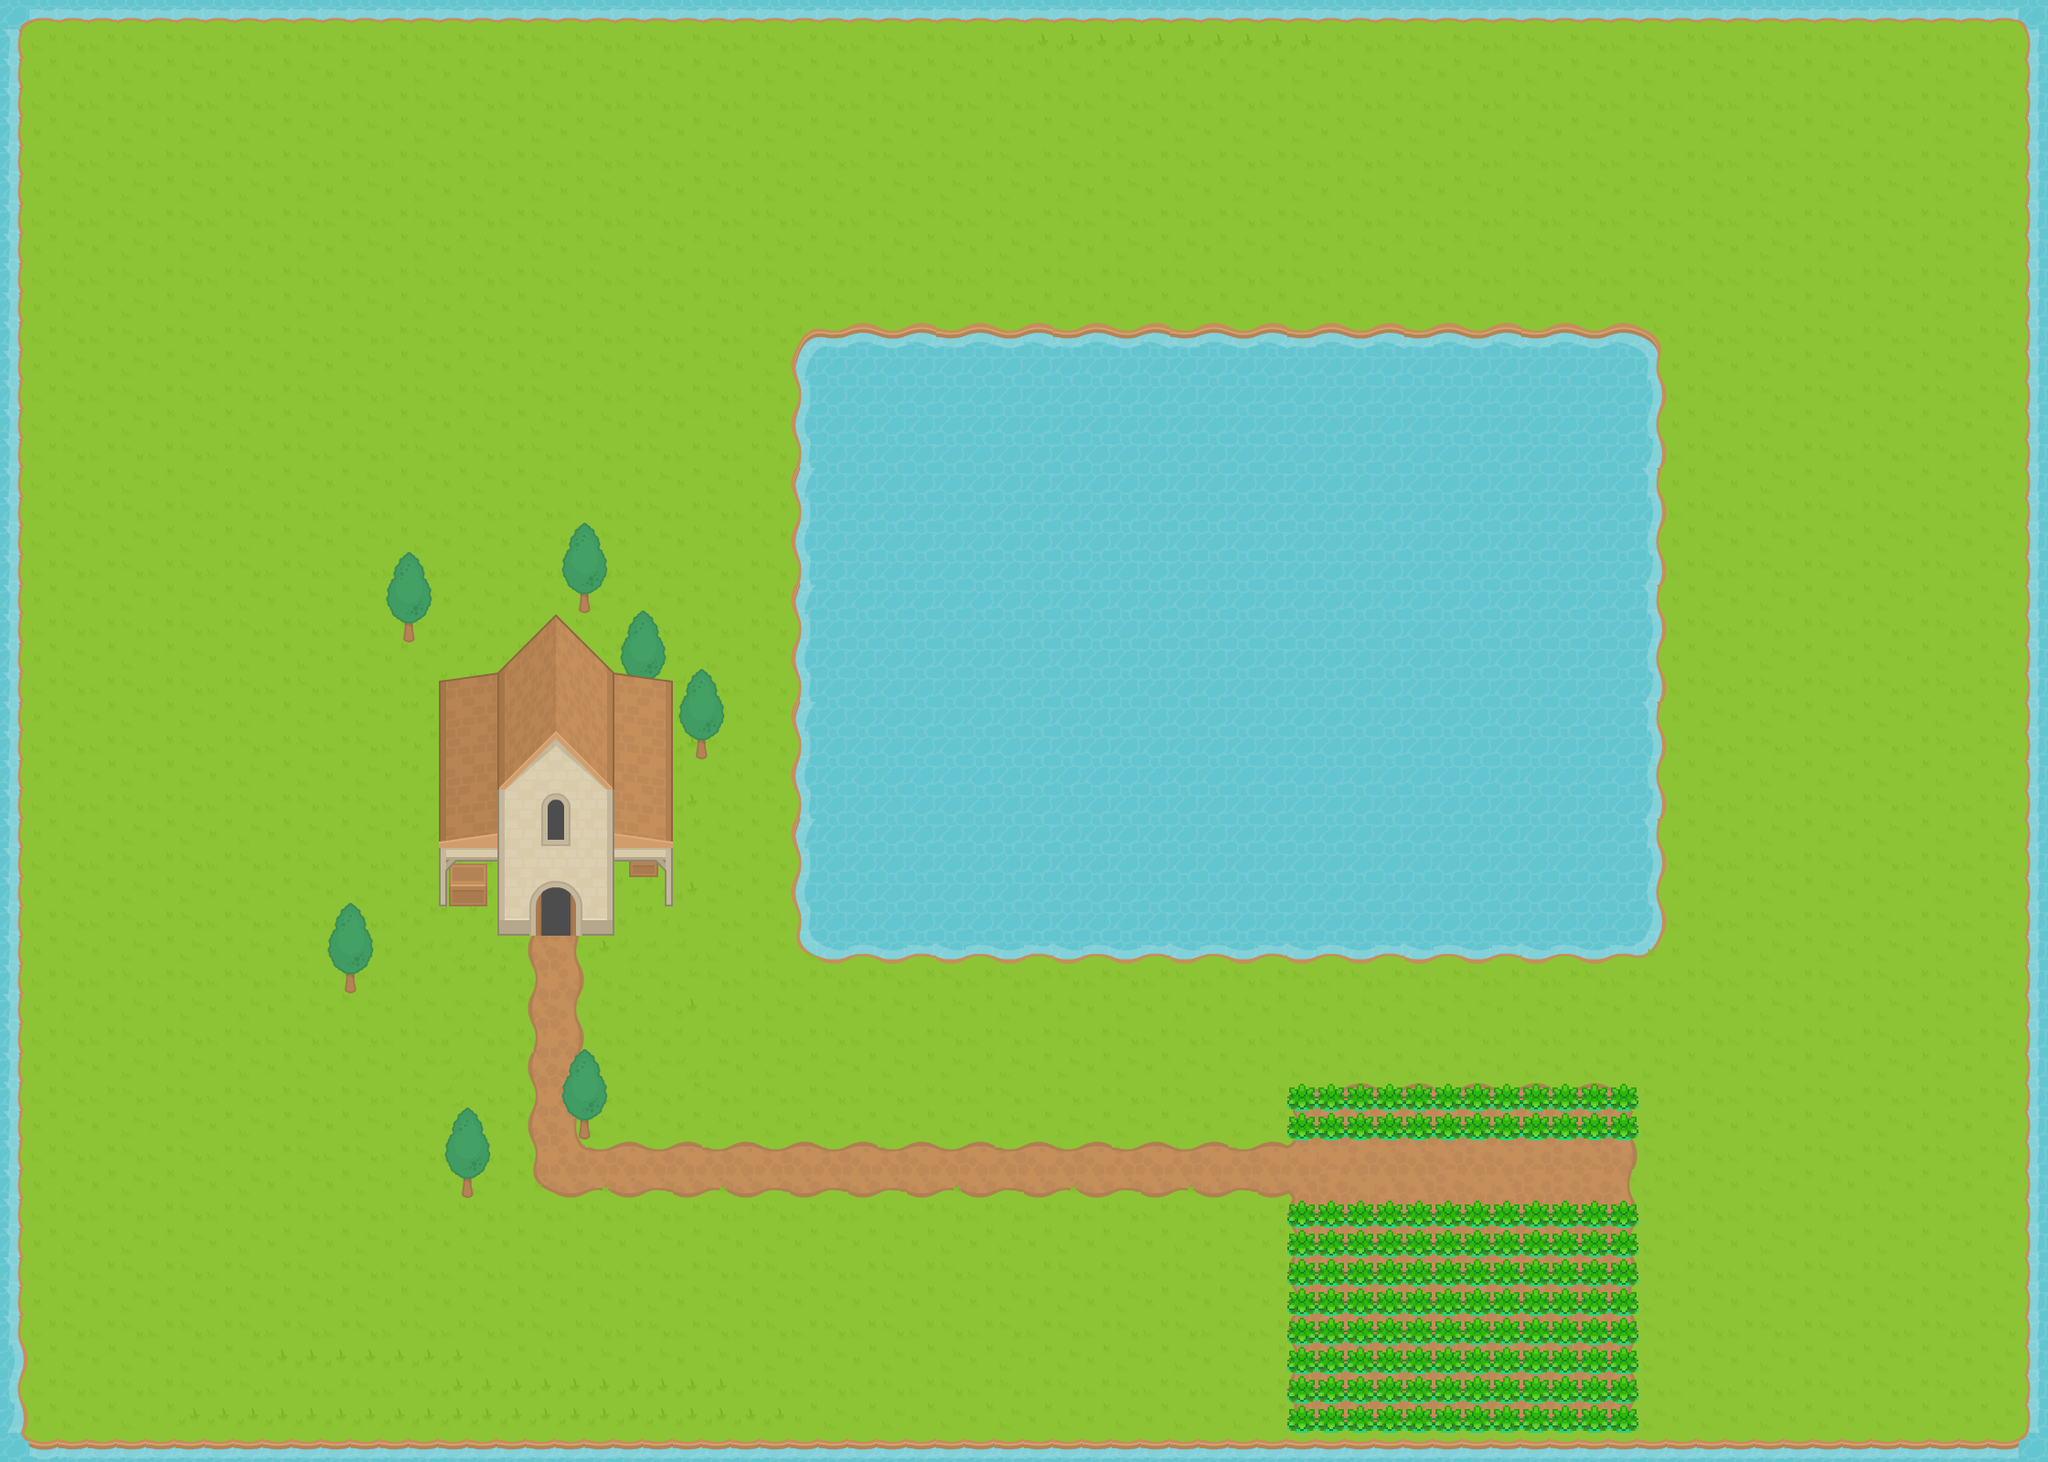

A 2D game scene composited from a Tiled map and its tileset images. What follows is a short description and the map's XML, with each tile layer's data collapsed to a summary:
An orthogonal 70x50 tile map with 32x32 px tiles, 3 tile layers (Ground, Objects, Roof), 2 tilesets and 14 objects (11x wall, roof, sprite, grass).

<map version="1.2" tiledversion="1.3.3" orientation="orthogonal" renderorder="right-down" compressionlevel="0" width="70" height="50" tilewidth="32" tileheight="32" infinite="0" nextlayerid="5" nextobjectid="34">
 <tileset firstgid="1" source="tileset.tsx" />
 <tileset firstgid="1041" source="Decoration Tileset.tsx" />
 <layer id="1" name="Ground" width="70" height="50">
  <data>[3500 cells, 3500 non-empty, 107 distinct tile ids]</data>
 </layer>
 <layer id="4" name="Objects" width="70" height="50">
  <data>[3500 cells, 210 non-empty, 25 distinct tile ids]</data>
 </layer>
 <layer id="2" name="Roof" width="70" height="50">
  <data>[3500 cells, 64 non-empty, 64 distinct tile ids]</data>
 </layer>
 <objectgroup id="3" name="Obstacles">
  <object id="13" name="water" type="wall" x="0" y="0" width="26" height="1600" />
  <object id="15" name="water" type="wall" x="32" y="0" width="2176" />
  <object id="16" name="water" type="wall" x="26" y="1573" width="2182" height="27" />
  <object id="17" name="water" type="wall" x="2214" y="0" width="26" height="1600" />
  <object id="19" name="wall" type="wall" x="544" y="745" width="128" height="244" />
  <object id="20" name="wall" type="wall" x="672" y="745" width="64" height="198" />
  <object id="21" name="wall" type="wall" x="480" y="745" width="64" height="198" />
  <object id="22" name="wall" type="wall" x="491" y="945" width="42" height="24" />
  <object id="24" name="wall" type="wall" x="480" y="943" width="9" height="26" />
  <object id="25" name="wall" type="wall" x="727" y="943" width="9" height="17" />
  <object id="27" name="roof" x="486" y="745">
   <polygon points="0,0 58,-9 122,-73 186,-9 248,0" />
  </object>
  <object id="28" name="player" type="sprite" x="590" y="1043" width="32" height="32" />
  <object id="29" name="grass" type="grass" x="1408" y="1184" width="384" height="384" />
  <object id="30" name="water" type="wall" x="872" y="360" width="944" height="656" />
 </objectgroup>
</map>
